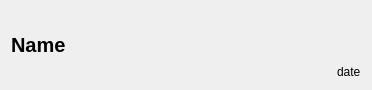
<?xml version="1.0" encoding="UTF-8"?>
<ui version="4.0">
 <class>NoteLeftView</class>
 <widget class="QWidget" name="NoteLeftView">
  <property name="geometry">
   <rect>
    <x>0</x>
    <y>0</y>
    <width>372</width>
    <height>90</height>
   </rect>
  </property>
  <property name="windowTitle">
   <string>Form</string>
  </property>
  <layout class="QHBoxLayout" name="horizontalLayout">
   <item>
    <widget class="QLabel" name="name">
     <property name="font">
      <font>
       <pointsize>15</pointsize>
       <weight>75</weight>
       <bold>true</bold>
      </font>
     </property>
     <property name="text">
      <string>Name</string>
     </property>
    </widget>
   </item>
   <item>
    <spacer name="horizontalSpacer">
     <property name="orientation">
      <enum>Qt::Horizontal</enum>
     </property>
     <property name="sizeHint" stdset="0">
      <size>
       <width>40</width>
       <height>20</height>
      </size>
     </property>
    </spacer>
   </item>
   <item>
    <widget class="QLabel" name="date">
     <property name="font">
      <font>
       <pointsize>9</pointsize>
      </font>
     </property>
     <property name="text">
      <string>date</string>
     </property>
     <property name="alignment">
      <set>Qt::AlignBottom|Qt::AlignLeading|Qt::AlignLeft</set>
     </property>
    </widget>
   </item>
  </layout>
 </widget>
 <resources/>
 <connections/>
</ui>
